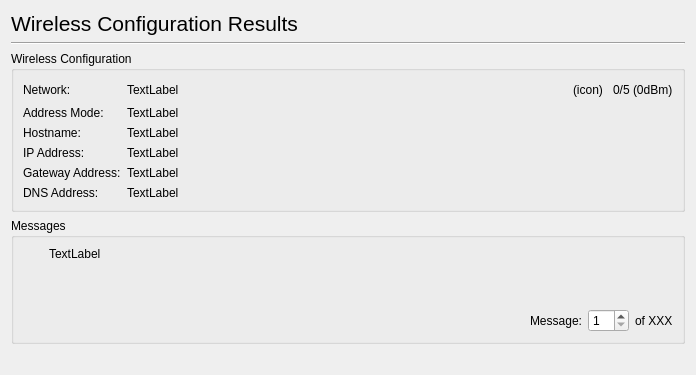
     <widget class="QWidget" name="page">
      <layout class="QGridLayout">
       <item row="0" column="0">
        <widget class="QLabel" name="label_16">
         <property name="font">
          <font>
           <pointsize>16</pointsize>
          </font>
         </property>
         <property name="text">
          <string>Wireless Configuration Results</string>
         </property>
        </widget>
       </item>
       <item row="1" column="0">
        <widget class="Line" name="line_5">
         <property name="orientation">
          <enum>Qt::Horizontal</enum>
         </property>
        </widget>
       </item>
       <item row="2" column="0">
        <widget class="QGroupBox" name="groupBox_4">
         <property name="title">
          <string>Wireless Configuration</string>
         </property>
         <layout class="QGridLayout">
          <item row="0" column="0">
           <widget class="QLabel" name="label_8">
            <property name="text">
             <string>&lt;!DOCTYPE HTML PUBLIC &quot;-//W3C//DTD HTML 4.0//EN&quot; &quot;http://www.w3.org/TR/REC-html40/strict.dtd&quot;&gt;
&lt;html&gt;&lt;head&gt;&lt;meta name=&quot;qrichtext&quot; content=&quot;1&quot; /&gt;&lt;style type=&quot;text/css&quot;&gt;
p, li { white-space: pre-wrap; }
&lt;/style&gt;&lt;/head&gt;&lt;body style=&quot; font-family:'Sans'; font-size:10pt; font-weight:400; font-style:normal;&quot;&gt;
&lt;p style=&quot; margin-top:0px; margin-bottom:0px; margin-left:0px; margin-right:0px; -qt-block-indent:0; text-indent:0px;&quot;&gt;&lt;span style=&quot; font-family:'Sans Serif'; font-size:9pt;&quot;&gt;Network:&lt;/span&gt;&lt;/p&gt;&lt;/body&gt;&lt;/html&gt;</string>
            </property>
           </widget>
          </item>
          <item row="0" column="1">
           <widget class="QLabel" name="SSIDLabel_2">
            <property name="sizePolicy">
             <sizepolicy hsizetype="Preferred" vsizetype="Preferred">
              <horstretch>1</horstretch>
              <verstretch>0</verstretch>
             </sizepolicy>
            </property>
            <property name="text">
             <string>TextLabel</string>
            </property>
           </widget>
          </item>
          <item row="0" column="2">
           <layout class="QHBoxLayout">
            <item>
             <widget class="QLabel" name="SignalStrengthIcon">
              <property name="sizePolicy">
               <sizepolicy hsizetype="Fixed" vsizetype="Fixed">
                <horstretch>0</horstretch>
                <verstretch>0</verstretch>
               </sizepolicy>
              </property>
              <property name="minimumSize">
               <size>
                <width>34</width>
                <height>20</height>
               </size>
              </property>
              <property name="maximumSize">
               <size>
                <width>34</width>
                <height>20</height>
               </size>
              </property>
              <property name="text">
               <string>(icon)</string>
              </property>
             </widget>
            </item>
            <item>
             <widget class="QLabel" name="SignalStrengthLabel">
              <property name="text">
               <string>0/5 (0dBm)</string>
              </property>
             </widget>
            </item>
           </layout>
          </item>
          <item row="1" column="0">
           <widget class="QLabel" name="label_9">
            <property name="text">
             <string>&lt;!DOCTYPE HTML PUBLIC &quot;-//W3C//DTD HTML 4.0//EN&quot; &quot;http://www.w3.org/TR/REC-html40/strict.dtd&quot;&gt;
&lt;html&gt;&lt;head&gt;&lt;meta name=&quot;qrichtext&quot; content=&quot;1&quot; /&gt;&lt;style type=&quot;text/css&quot;&gt;
p, li { white-space: pre-wrap; }
&lt;/style&gt;&lt;/head&gt;&lt;body style=&quot; font-family:'Sans'; font-size:10pt; font-weight:400; font-style:normal;&quot;&gt;
&lt;p style=&quot; margin-top:0px; margin-bottom:0px; margin-left:0px; margin-right:0px; -qt-block-indent:0; text-indent:0px;&quot;&gt;&lt;span style=&quot; font-family:'Sans Serif'; font-size:9pt;&quot;&gt;Address Mode:&lt;/span&gt;&lt;/p&gt;&lt;/body&gt;&lt;/html&gt;</string>
            </property>
           </widget>
          </item>
          <item row="1" column="1">
           <widget class="QLabel" name="AddressModeLabel">
            <property name="sizePolicy">
             <sizepolicy hsizetype="Preferred" vsizetype="Preferred">
              <horstretch>1</horstretch>
              <verstretch>0</verstretch>
             </sizepolicy>
            </property>
            <property name="text">
             <string>TextLabel</string>
            </property>
           </widget>
          </item>
          <item row="2" column="0">
           <widget class="QLabel" name="label_12">
            <property name="text">
             <string>&lt;!DOCTYPE HTML PUBLIC &quot;-//W3C//DTD HTML 4.0//EN&quot; &quot;http://www.w3.org/TR/REC-html40/strict.dtd&quot;&gt;
&lt;html&gt;&lt;head&gt;&lt;meta name=&quot;qrichtext&quot; content=&quot;1&quot; /&gt;&lt;style type=&quot;text/css&quot;&gt;
p, li { white-space: pre-wrap; }
&lt;/style&gt;&lt;/head&gt;&lt;body style=&quot; font-family:'Sans'; font-size:10pt; font-weight:400; font-style:normal;&quot;&gt;
&lt;p style=&quot; margin-top:0px; margin-bottom:0px; margin-left:0px; margin-right:0px; -qt-block-indent:0; text-indent:0px;&quot;&gt;&lt;span style=&quot; font-family:'Sans Serif'; font-size:9pt;&quot;&gt;Hostname:&lt;/span&gt;&lt;/p&gt;&lt;/body&gt;&lt;/html&gt;</string>
            </property>
           </widget>
          </item>
          <item row="2" column="1">
           <widget class="QLabel" name="HostnameLabel">
            <property name="sizePolicy">
             <sizepolicy hsizetype="Preferred" vsizetype="Preferred">
              <horstretch>1</horstretch>
              <verstretch>0</verstretch>
             </sizepolicy>
            </property>
            <property name="text">
             <string>TextLabel</string>
            </property>
           </widget>
          </item>
          <item row="3" column="0">
           <widget class="QLabel" name="label_10">
            <property name="text">
             <string>&lt;!DOCTYPE HTML PUBLIC &quot;-//W3C//DTD HTML 4.0//EN&quot; &quot;http://www.w3.org/TR/REC-html40/strict.dtd&quot;&gt;
&lt;html&gt;&lt;head&gt;&lt;meta name=&quot;qrichtext&quot; content=&quot;1&quot; /&gt;&lt;style type=&quot;text/css&quot;&gt;
p, li { white-space: pre-wrap; }
&lt;/style&gt;&lt;/head&gt;&lt;body style=&quot; font-family:'Sans'; font-size:10pt; font-weight:400; font-style:normal;&quot;&gt;
&lt;p style=&quot; margin-top:0px; margin-bottom:0px; margin-left:0px; margin-right:0px; -qt-block-indent:0; text-indent:0px;&quot;&gt;&lt;span style=&quot; font-family:'Sans Serif'; font-size:9pt;&quot;&gt;IP Address:&lt;/span&gt;&lt;/p&gt;&lt;/body&gt;&lt;/html&gt;</string>
            </property>
           </widget>
          </item>
          <item row="3" column="1">
           <widget class="QLabel" name="IPAddressLabel">
            <property name="sizePolicy">
             <sizepolicy hsizetype="Preferred" vsizetype="Preferred">
              <horstretch>1</horstretch>
              <verstretch>0</verstretch>
             </sizepolicy>
            </property>
            <property name="text">
             <string>TextLabel</string>
            </property>
           </widget>
          </item>
          <item row="4" column="0">
           <widget class="QLabel" name="label_11">
            <property name="text">
             <string>&lt;!DOCTYPE HTML PUBLIC &quot;-//W3C//DTD HTML 4.0//EN&quot; &quot;http://www.w3.org/TR/REC-html40/strict.dtd&quot;&gt;
&lt;html&gt;&lt;head&gt;&lt;meta name=&quot;qrichtext&quot; content=&quot;1&quot; /&gt;&lt;style type=&quot;text/css&quot;&gt;
p, li { white-space: pre-wrap; }
&lt;/style&gt;&lt;/head&gt;&lt;body style=&quot; font-family:'Sans'; font-size:10pt; font-weight:400; font-style:normal;&quot;&gt;
&lt;p style=&quot; margin-top:0px; margin-bottom:0px; margin-left:0px; margin-right:0px; -qt-block-indent:0; text-indent:0px;&quot;&gt;&lt;span style=&quot; font-family:'Sans Serif'; font-size:9pt;&quot;&gt;Gateway Address:&lt;/span&gt;&lt;/p&gt;&lt;/body&gt;&lt;/html&gt;</string>
            </property>
           </widget>
          </item>
          <item row="4" column="1">
           <widget class="QLabel" name="GatewayLabel">
            <property name="sizePolicy">
             <sizepolicy hsizetype="Preferred" vsizetype="Preferred">
              <horstretch>1</horstretch>
              <verstretch>0</verstretch>
             </sizepolicy>
            </property>
            <property name="text">
             <string>TextLabel</string>
            </property>
           </widget>
          </item>
          <item row="5" column="0">
           <widget class="QLabel" name="label_13">
            <property name="text">
             <string>&lt;!DOCTYPE HTML PUBLIC &quot;-//W3C//DTD HTML 4.0//EN&quot; &quot;http://www.w3.org/TR/REC-html40/strict.dtd&quot;&gt;
&lt;html&gt;&lt;head&gt;&lt;meta name=&quot;qrichtext&quot; content=&quot;1&quot; /&gt;&lt;style type=&quot;text/css&quot;&gt;
p, li { white-space: pre-wrap; }
&lt;/style&gt;&lt;/head&gt;&lt;body style=&quot; font-family:'Sans'; font-size:10pt; font-weight:400; font-style:normal;&quot;&gt;
&lt;p style=&quot; margin-top:0px; margin-bottom:0px; margin-left:0px; margin-right:0px; -qt-block-indent:0; text-indent:0px;&quot;&gt;&lt;span style=&quot; font-family:'Sans Serif'; font-size:9pt;&quot;&gt;DNS Address:&lt;/span&gt;&lt;/p&gt;&lt;/body&gt;&lt;/html&gt;</string>
            </property>
           </widget>
          </item>
          <item row="5" column="1">
           <widget class="QLabel" name="DNSLabel">
            <property name="sizePolicy">
             <sizepolicy hsizetype="Preferred" vsizetype="Preferred">
              <horstretch>1</horstretch>
              <verstretch>0</verstretch>
             </sizepolicy>
            </property>
            <property name="text">
             <string>TextLabel</string>
            </property>
           </widget>
          </item>
         </layout>
        </widget>
       </item>
       <item row="3" column="0">
        <widget class="QGroupBox" name="groupBox_5">
         <property name="sizePolicy">
          <sizepolicy hsizetype="Preferred" vsizetype="Preferred">
           <horstretch>0</horstretch>
           <verstretch>1</verstretch>
          </sizepolicy>
         </property>
         <property name="title">
          <string>Messages</string>
         </property>
         <layout class="QGridLayout">
          <item row="0" column="0">
           <widget class="QLabel" name="ExitIcon">
            <property name="sizePolicy">
             <sizepolicy hsizetype="Fixed" vsizetype="Fixed">
              <horstretch>0</horstretch>
              <verstretch>0</verstretch>
             </sizepolicy>
            </property>
            <property name="minimumSize">
             <size>
              <width>16</width>
              <height>16</height>
             </size>
            </property>
            <property name="maximumSize">
             <size>
              <width>16</width>
              <height>16</height>
             </size>
            </property>
            <property name="frameShape">
             <enum>QFrame::NoFrame</enum>
            </property>
            <property name="text">
             <string/>
            </property>
           </widget>
          </item>
          <item row="0" column="1" rowspan="2" colspan="2">
           <widget class="QLabel" name="ExitLabel">
            <property name="sizePolicy">
             <sizepolicy hsizetype="Expanding" vsizetype="Expanding">
              <horstretch>0</horstretch>
              <verstretch>0</verstretch>
             </sizepolicy>
            </property>
            <property name="frameShape">
             <enum>QFrame::NoFrame</enum>
            </property>
            <property name="text">
             <string>TextLabel</string>
            </property>
            <property name="alignment">
             <set>Qt::AlignLeading|Qt::AlignLeft|Qt::AlignTop</set>
            </property>
            <property name="wordWrap">
             <bool>true</bool>
            </property>
           </widget>
          </item>
          <item row="1" column="0">
           <spacer>
            <property name="orientation">
             <enum>Qt::Vertical</enum>
            </property>
            <property name="sizeHint" stdset="0">
             <size>
              <width>20</width>
              <height>40</height>
             </size>
            </property>
           </spacer>
          </item>
          <item row="2" column="0" colspan="2">
           <spacer>
            <property name="orientation">
             <enum>Qt::Horizontal</enum>
            </property>
            <property name="sizeHint" stdset="0">
             <size>
              <width>501</width>
              <height>20</height>
             </size>
            </property>
           </spacer>
          </item>
          <item row="2" column="2">
           <layout class="QHBoxLayout">
            <item>
             <widget class="QLabel" name="PageLabel2">
              <property name="text">
               <string>Message:</string>
              </property>
             </widget>
            </item>
            <item>
             <widget class="QSpinBox" name="PageSpinBox">
              <property name="minimum">
               <number>1</number>
              </property>
             </widget>
            </item>
            <item>
             <widget class="QLabel" name="PageLabel">
              <property name="text">
               <string>of XXX</string>
              </property>
             </widget>
            </item>
           </layout>
          </item>
         </layout>
        </widget>
       </item>
       <item row="4" column="0">
        <spacer>
         <property name="orientation">
          <enum>Qt::Vertical</enum>
         </property>
         <property name="sizeHint" stdset="0">
          <size>
           <width>664</width>
           <height>20</height>
          </size>
         </property>
        </spacer>
       </item>
      </layout>
     </widget>
